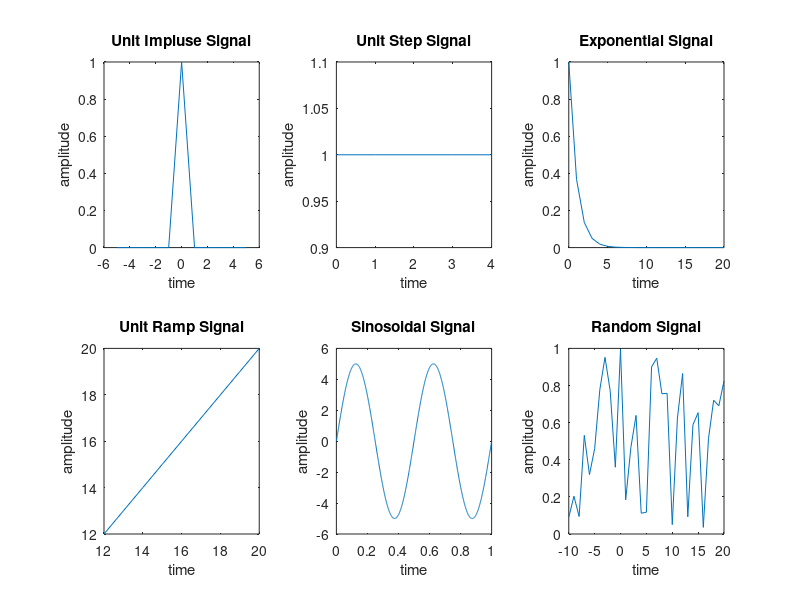

MATLAB code for this plot:
%{Ex-03,,Ex Name- Waveform generation for Continous signal.}

%unit impulse signal (1)
clc;
clear all;
close all;

N=5; %set limit
t1= -5:5;
x1=[zeros(1,N), ones(1,1), zeros(1,N)];

subplot(2,3,1);
plot(t1,x1);
xlabel('time');
ylabel('amplitude');
title('Unit Impluse Signal');



%unit step signal (2)
t6= 0:4;
x6=ones(1,5);

subplot(2,3,2);
plot(t6,x6);
xlabel('time');
ylabel('amplitude');
title('Unit Step Signal');



%Exponential signal (3)
t6= 0:1:20;
x6=exp(-t6);

subplot(2,3,3);
plot(t6,x6);
xlabel('time');
ylabel('amplitude');
title('Exponential Signal');

%Exponential signal
t6= 0:1:20;
x6=exp(+t6);

subplot(2,3,4);
plot(t6,x6);
xlabel('time');
ylabel('amplitude');
title('Exponential Signal');


%Unit ramp signal (4)
t6= -0:20;
x6=t6;

subplot(2,3,4);
plot(t6,x6);
xlabel('time');
ylabel('amplitude');
title('Unit Ramp Signal');


%Unit ramp signal
t6= 12:20;
x6=t6;

subplot(2,3,4);
plot(t6,x6);
xlabel('time');
ylabel('amplitude');
title('Unit Ramp Signal');



%Sinosoidal signal (5)
A= 5;
F= 2;
t6= 0.0001:0.001:1;
x6= A*sin(2*pi*F*t6);

subplot(2,3,5);
plot(t6,x6);
xlabel('time');
ylabel('amplitude');
title('Sinosoidal Signal');



%Random signal (6)
t6= -10:1:20;
x6= rand(1,31);

subplot(2,3,6);
plot(t6,x6);
xlabel('time');
ylabel('amplitude');
title('Random Signal');
